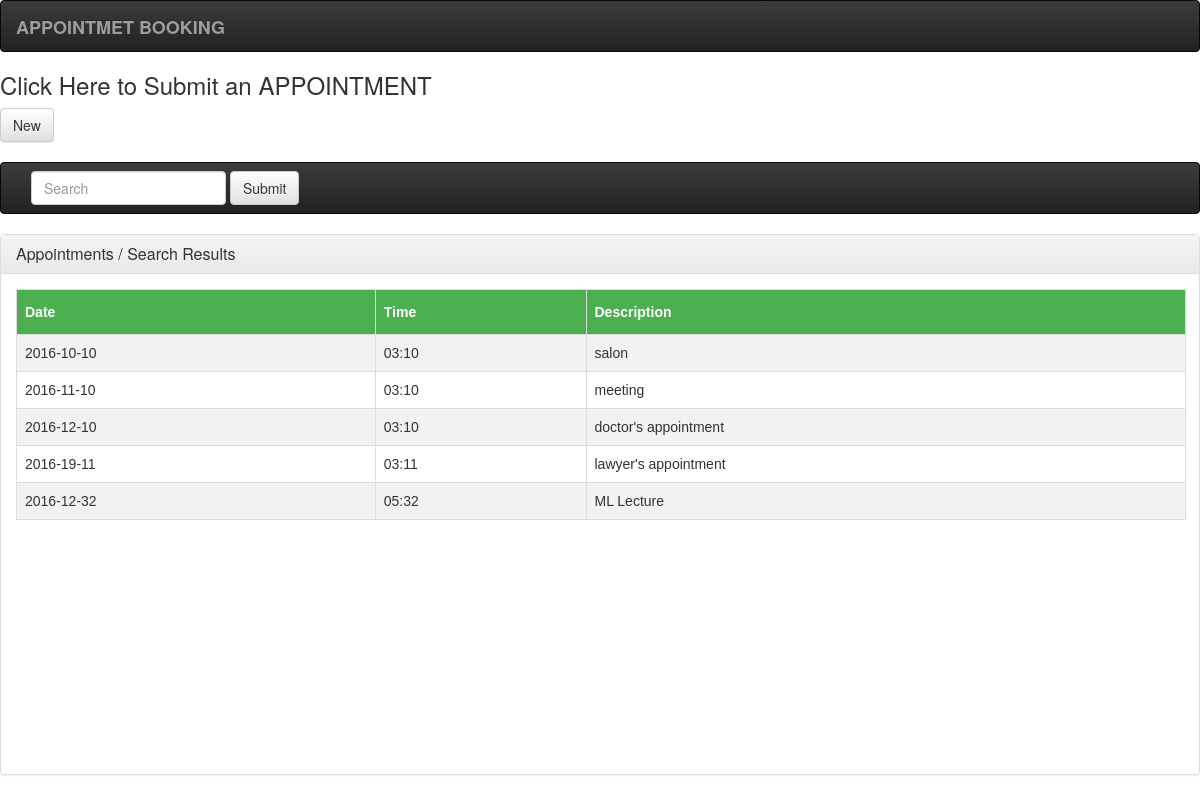
The page / on the database its author committed.
### appointmentapp/models.py (models this page shows, shortened)
class Appointments(models.Model):
    datetime=models.CharField(max_length=1000)
    description=models.CharField(max_length=900)

### appointmentapp/views.py (the view)
# urls.py: urlpatterns=[url(r'^$', views.home_page),
@csrf_exempt
def home_page(request):
    args = {}
    args.update(csrf(request))
    print "view vapus chala"
    if request.method == 'POST':
       form = MyModelForm(request.POST)
       print "insideeeeeeeeeeee"
       print(request.POST, "===========>", form)
       if form.is_valid():
           print("------- valid")
           form.datetime = request.POST.get('datetime')
           form.description = request.POST.get('description')
           print request.POST.get('datetime')
           form.save()
       else:
           print(form.errors, "---------->")
       my_appointments = Appointments.objects.all()
       my_articles = Appointments.objects.all()
       l = len(my_articles)
       date, time, description = [], [], []
       for i in my_articles:
           date.append(str(i.datetime).split()[0])
           time.append(str(i.datetime).split()[1].split("+")[0][:-3])
           description.append(str(i.description))
       zipped = zip(date, time, description)
       return render_to_response('new/appointmentpage.html', {'form': form, 'records': zipped, 'length': l,'my_data': form, 'my_appointments':my_appointments})
    else:
        print "elseeeeeeeeeeeeee"
        form = MyModelForm()
        my_articles = Appointments.objects.all()
        l = len(my_articles)
        date, time, description = [], [], []
        for i in my_articles:
            date.append(str(i.datetime).split()[0])
            time.append(str(i.datetime).split()[1].split("+")[0][:-3])
            description.append(str(i.description))
        zipped = zip(date, time, description)
        return render(request, 'new/appointmentpage.html', {'form': form, 'records': zipped, 'length': l})

### templates/new/appointmentpage.html (shortened to what this page needs)
<!DOCTYPE html>
<html lang="en">
<head>
     <link rel="stylesheet" href="https://ajax.googleapis.com/ajax/libs/jqueryui/1.11.4/themes/smoothness/jquery-ui.css">
    <link rel="stylesheet" href="https://maxcdn.bootstrapcdn.com/bootstrap/3.3.7/css/bootstrap.min.css"
>
    <link rel="stylesheet" href="https://maxcdn.bootstrapcdn.com/bootstrap/3.3.7/css/bootstrap-theme.min.css"
>
    <link href="http://netdna.bootstrapcdn.com/twitter-bootstrap/2.2.2/css/bootstrap-combined.min.css" rel="stylesheet">
    <link rel="stylesheet" type="text/css" media="screen"
          href="http://tarruda.github.com/bootstrap-datetimepicker/assets/css/bootstrap-datetimepicker.min.css">
</head>
<body>
<nav class="navbar navbar-inverse">
    <div class="container-fluid">
        <div class="navbar-header">
            <a class="navbar-brand" href="#">
                <b>APPOINTMET BOOKING</b>
            </a>
        </div>
    </div>
</nav>
<h3>Click Here to Submit an APPOINTMENT</h3>
<button type="button" class="btn btn-default" onclick="document.getElementById('divform').style.display='block'">
    New
</button>
<form action="" method="post">
    <br>
</form>
<nav class="navbar navbar-inverse">
    <div class="container-fluid">
        <div class="navbar-header">
            <form class="navbar-form navbar-left" role="search">
                <div class="form-group">
                    <input type="text" class="form-control" placeholder="Search" id="search_id">
                </div>
                <button type="submit" class="btn btn-default" id="search" onclick="create_post()">Submit</button>
            </form>
        </div>
    </div>
</nav>
<div class="panel panel-default">
    <div class="panel-heading">
        <h3 class="panel-title">Appointments / Search Results</h3>
    </div>
    <div class="panel-body" style="overflow: scroll; width: 1200px; height: 500px;">
            <div id="search_results">
            {% if l == 0 %}
                <p>NO RECORDS FOUND><br>TRY AGAIN</p>
            {% else %}
                <table id="customers">
                    <tr>
                        <th>Date</th>
                        <th>Time</th>
                        <th>Description</th>
                    </tr>
                    {% for item in records %}
                        <tr>
                            <td>{{ item.0 }}</td>
                            <td>{{ item.1 }}</td>
                            <td>{{ item.2 }}</td>
                        </tr>
                    {% endfor %}
                </table>
            {% endif %}
            </div>
    </div>
</div>
</body>
</html>

### templates/new/appointmentpage.html (style rules this page uses)
#customers { font-family: "Trebuchet MS", Arial, Helvetica, sans-serif; border-collapse: collapse; width: 100%; }
#customers td, #customers th { border: 1px solid #ddd; padding: 8px; }
#customers tr:nth-child(even) { background-color: #f2f2f2; }
#customers th { padding-top: 12px; padding-bottom: 12px; text-align: left; background-color: #4CAF50; color: white; }

### rows shown on the page
Appointments: description "salon"
Appointments: description "meeting"
Appointments: description "doctor's appointment"
Appointments: description "lawyer's appointment"
Appointments: description "ML Lecture"

### other values the page prints
{{ item.0 }} "2016-10-10" "2016-11-10" "2016-12-10" "2016-19-11" "2016-12-32"
{{ item.1 }} "03:10" "03:10" "03:10" "03:11" "05:32"
